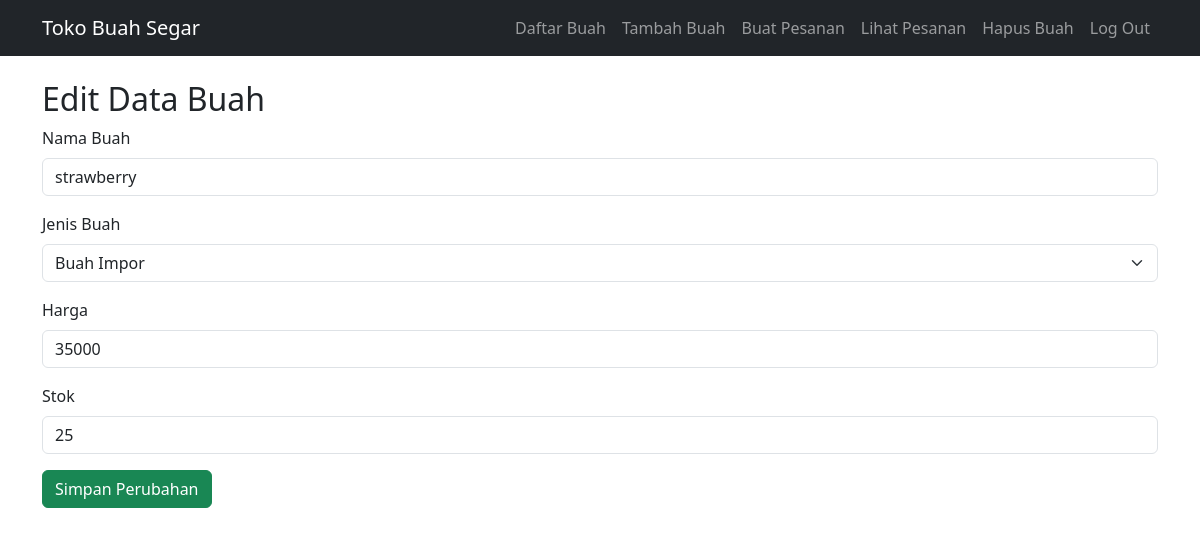
/form_edit.php?id=7, run on the app's committed database.
### tables this page shows
CREATE TABLE `buah` (
  `id` int NOT NULL,
  `nama_buah` varchar(100) NOT NULL,
  `jenis_buah` varchar(50) NOT NULL,
  `harga` int NOT NULL,
  `stok` int NOT NULL
);

### form_edit.php (the view, shortened to what this page needs)
<?php
include 'koneksi_db.php';
include 'nav.php';
$id = $_GET['id'] ?? 0;
$stmt = $conn->prepare("SELECT * FROM buah WHERE id = ?");
$stmt->bind_param("i", $id);
$stmt->execute();
$result = $stmt->get_result();
$row = $result->fetch_assoc();
?>
<!DOCTYPE html>
<html lang="en">
<head>
    <link href="https://cdn.jsdelivr.net/npm/bootstrap@5.3.0/dist/css/bootstrap.min.css" rel="stylesheet">
</head>
<body>
    <div class="container mt-4">
        <h2>Edit Data Buah</h2>
        <form method="post" action="proses_edit.php">
            <div class="mb-3">
                <label for="nama_buah" class="form-label">Nama Buah</label>
                <input type="text" class="form-control" id="nama_buah" name="nama_buah" value="<?= htmlspecialchars($row['nama_buah']) ?>" required>
            </div>
            <div class="mb-3">
                <label for="jenis_buah" class="form-label">Jenis Buah</label>
                <select class="form-select" id="jenis_buah" name="jenis_buah" required>
                    <option value="buah impor" <?= ($row['jenis_buah'] == 'buah impor') ? 'selected' : '' ?>>Buah Impor</option>
                </select>
            </div>
            <div class="mb-3">
                <label for="harga" class="form-label">Harga</label>
                <input type="number" class="form-control" id="harga" name="harga" value="<?= $row['harga'] ?>" required>
            </div>
            <div class="mb-3">
                <label for="stok" class="form-label">Stok</label>
                <input type="number" class="form-control" id="stok" name="stok" value="<?= $row['stok'] ?>" required>
            </div>
            <button type="submit" class="btn btn-success">Simpan Perubahan</button>
        </form>
    </div>
</body>
</html>

### data on the page
buah: nama_buah "strawberry", jenis_buah "Buah Impor", harga "35000", stok "25"
